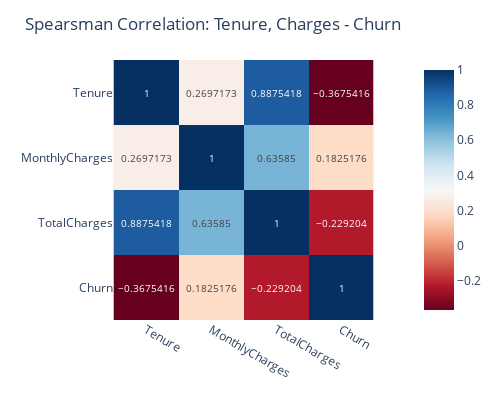

The code cell stored with this chart in its notebook:
### Markdown cell above
We have 2 options for data scaling : 
1) Normalization 
2) Standardization

Since most of the algorithms assume the data to be normally (Gaussian) distributed, Normalization is done for features whose data does not display normal distribution and standardization is carried out for features that are normally distributed where their values are huge or very small as compared to other features.

Normalization : tenure, MonthlyCharges and TotalCharges features are normalized as they displayed a right skewed and bimodal data distribution.

Standardization : None of the features are standardized for the above data. Since we don't have to, as we have normalized it already

### Code cell
import plotly.express as px

excluded = ['Tenure','MonthlyCharges','TotalCharges']
df_nr = X_train[excluded]
df_nr = X_train[excluded].assign(Churn=y_train)
corr_matrix = df_nr.corr(method='spearman') # Tenure - ordinal variable
fig = px.imshow(corr_matrix, color_continuous_scale="RdBu",text_auto=True) # Plot the correlation matrix as a heatmap
fig.update_layout(title="Spearsman Correlation: Tenure, Charges - Churn",width=500,height=400)
fig.show()
#https://anyi-guo.medium.com/correlation-pearson-vs-spearman-c15e581c12ce
# Churn: Tenure, MonthlyCharges and TotalCharges

### Figure 1 — Plotly figure (JSON) as saved in the notebook; plotly's stock layout.template omitted (floating-point values rounded to 4 significant figures)
{"data": [{"coloraxis": "coloraxis", "hovertemplate": "x: %{x}<br>y: %{y}<br>color: %{z}<extra></extra>", "name": "0", "texttemplate": "%{z}", "type": "heatmap", "x": ["Tenure", "MonthlyCharges", "TotalCharges", "Churn"], "xaxis": "x", "y": ["Tenure", "MonthlyCharges", "TotalCharges", "Churn"], "yaxis": "y", "z": [[1, 0.2697, 0.8875, -0.3675], [0.2697, 1, 0.6359, 0.1825], [0.8875, 0.6359, 1, -0.2292], [-0.3675, 0.1825, -0.2292, 1]]}], "layout": {"coloraxis": {"colorscale": [[0, "rgb(103,0,31)"], [0.1, "rgb(178,24,43)"], [0.2, "rgb(214,96,77)"], [0.3, "rgb(244,165,130)"], [0.4, "rgb(253,219,199)"], [0.5, "rgb(247,247,247)"], [0.6, "rgb(209,229,240)"], [0.7, "rgb(146,197,222)"], [0.8, "rgb(67,147,195)"], [0.9, "rgb(33,102,172)"], [1, "rgb(5,48,97)"]]}, "height": 400, "margin": {"t": 60}, "title": {"text": "Spearsman Correlation: Tenure, Charges - Churn"}, "width": 500, "xaxis": {"anchor": "y", "constrain": "domain", "domain": [0, 1], "scaleanchor": "y"}, "yaxis": {"anchor": "x", "autorange": "reversed", "constrain": "domain", "domain": [0, 1]}}}
